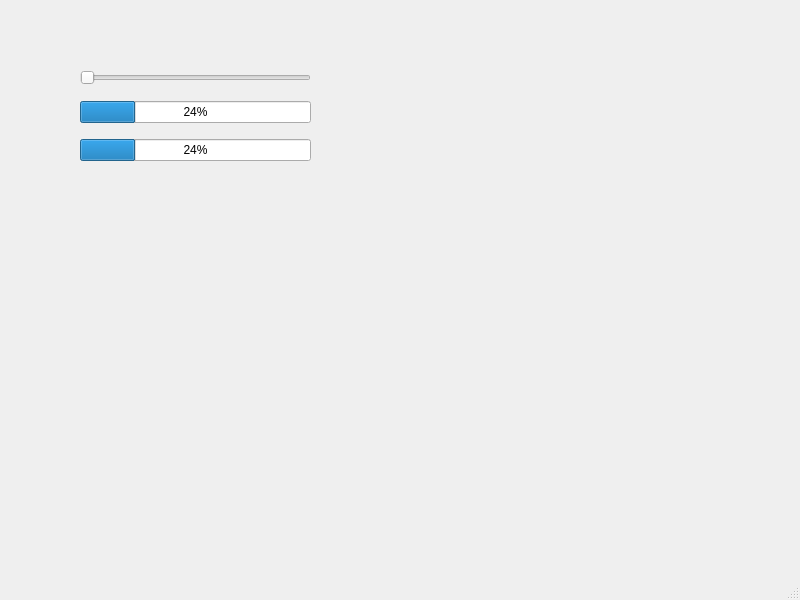
<?xml version="1.0" encoding="UTF-8"?>
<ui version="4.0">
 <class>MainWindow</class>
 <widget class="QMainWindow" name="MainWindow">
  <property name="geometry">
   <rect>
    <x>0</x>
    <y>0</y>
    <width>800</width>
    <height>600</height>
   </rect>
  </property>
  <property name="windowTitle">
   <string>MainWindow</string>
  </property>
  <widget class="QWidget" name="centralwidget">
   <widget class="QWidget" name="layoutWidget">
    <property name="geometry">
     <rect>
      <x>80</x>
      <y>60</y>
      <width>231</width>
      <height>111</height>
     </rect>
    </property>
    <layout class="QVBoxLayout" name="verticalLayout">
     <item>
      <widget class="QSlider" name="horizontalSlider">
       <property name="orientation">
        <enum>Qt::Horizontal</enum>
       </property>
      </widget>
     </item>
     <item>
      <widget class="QProgressBar" name="progressBar">
       <property name="value">
        <number>24</number>
       </property>
      </widget>
     </item>
     <item>
      <widget class="QProgressBar" name="progressBar_2">
       <property name="value">
        <number>24</number>
       </property>
      </widget>
     </item>
    </layout>
   </widget>
  </widget>
  <widget class="QMenuBar" name="menubar">
   <property name="geometry">
    <rect>
     <x>0</x>
     <y>0</y>
     <width>800</width>
     <height>26</height>
    </rect>
   </property>
  </widget>
  <widget class="QStatusBar" name="statusbar"/>
 </widget>
 <resources/>
 <connections/>
</ui>
